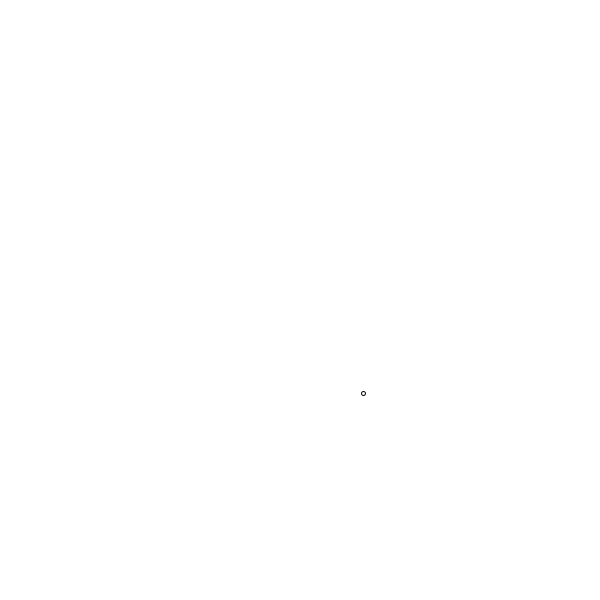
Frame 1 (no input)
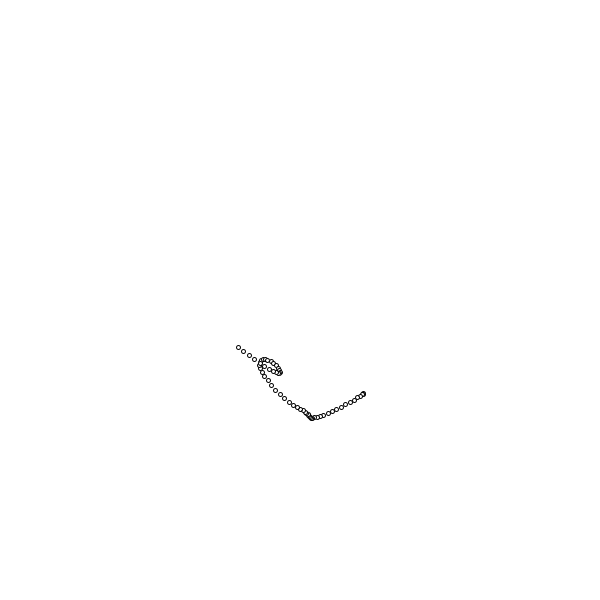
Frame 60 (the mouse pressed at the canvas centre just before this capture)
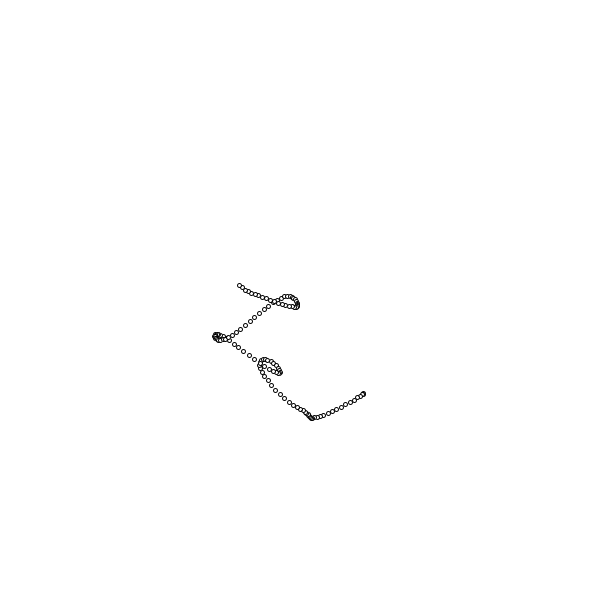
Frame 120 (the mouse held since frame 60 and released just before this capture)

The Processing sketch that drew these frames (run headless with seeded random() and noise(); from frame 60 on, the mouse is pressed at the canvas centre):

// Processing sketch: perlinNoise1D
// ── perlinNoise1D.pde
Walker w; // global var type Walker
float tx,ty;

void setup() {
  size(600,600);
  background(255);
  //frameRate(30);
  w = new Walker(); 
  tx = 0;
  ty = 10000;
}

void draw() {
  w.step();
  w.display();
}

class Walker {
  float x;
  float y;
  
  Walker () {
     x = width / 2; 
     y = height /2;
  }
  void display() {
    stroke(0);
    ellipse(x,y,4,4);
  }
  void step() {
   x = map(noise(tx),0,1,0,width);
   y = map(noise(ty),0,1,0,height);
   tx += 0.01;
   ty += 0.01;

  }
}
